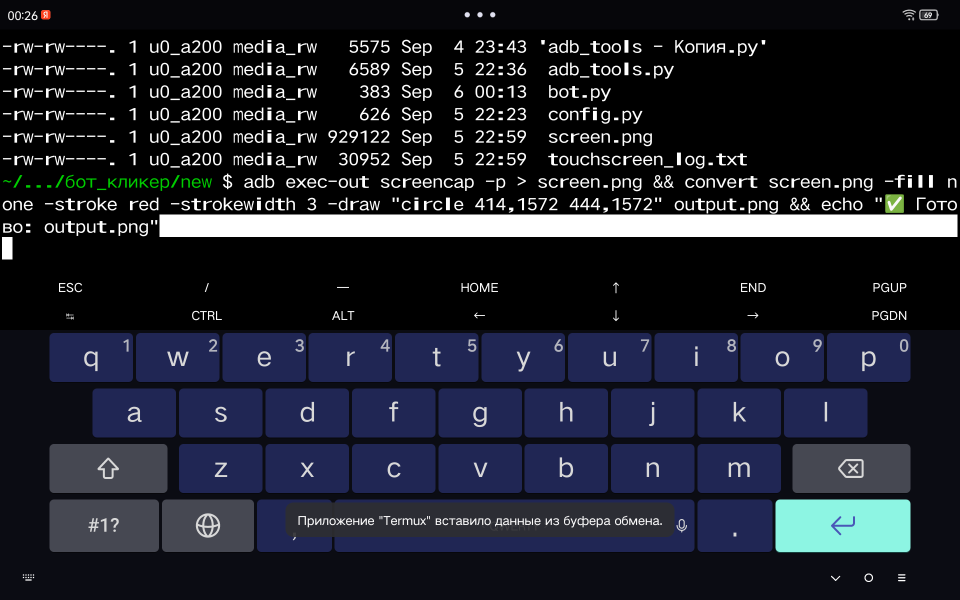
#> input picture Pillow/screen.png, 1920 x 1200 px (shown at 1/2 size)
$ python test.py
#> lines starting #> are read from the running program, lines starting #| are printed output that depends on the picture
from PIL import Image, ImageDraw

def draw_tap(input_path, output_path, x, y, radius=25, color='red'):
    """
    Открывает изображение, рисует закрашенный круг (tap) в заданной точке,
    сохраняет результат в новый файл.

    Параметры:
        input_path (str): путь к исходному изображению.
        output_path (str): путь для сохранения результата.
        x, y (int): координаты центра круга.
        radius (int): радиус круга (по умолчанию 25).
        color (str или tuple): цвет заливки (по умолчанию 'red').
    """
#> called with input_path = 'screen.png', output_path = 'out.png', x = 270, y = 250, radius = 25, color = 'red'
    img = Image.open(input_path)
#> img is the input picture: PIL image 1920x1200 RGBA; mean R, G, B, A 31.5, 34.5, 45.2, 255
    draw = ImageDraw.Draw(img)
    draw.ellipse((x - radius, y - radius, x + radius, y + radius), fill=color)
    img.save(output_path)

# Нарисовать красный круг радиусом 25 в точке (270, 250)
draw_tap('screen.png', 'out.png', 270, 250)

# Сменить цвет на синий и увеличить радиус
draw_tap('screen.png', 'out_blue.png', 100, 150, radius=40, color='blue')
#> call 2 of draw_tap, with input_path = 'screen.png', output_path = 'out_blue.png', x = 100, y = 150, radius = 40, color = 'blue'
#> in draw_tap (call 2), `img.save(output_path)`:
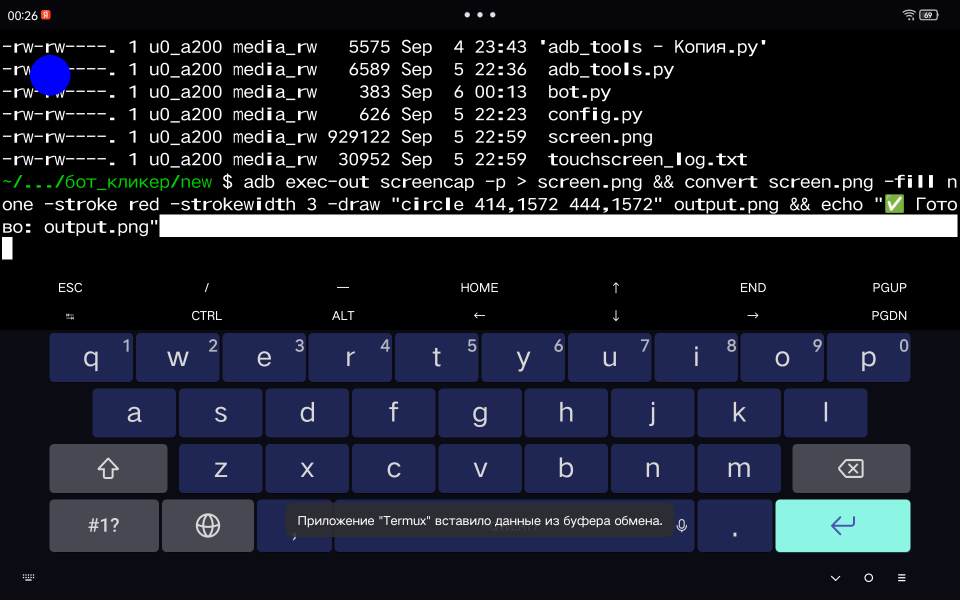
#> saved as out_blue.png: PIL image 1920x1200 RGBA (shown at 1/2 size); mean R, G, B, A 31.5, 34.4, 45.7, 255
